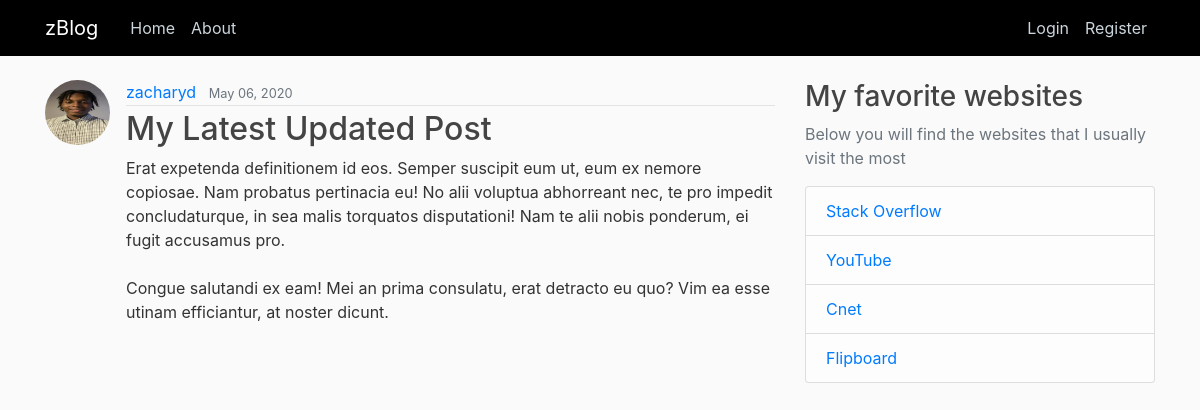
The page /home/post/30/ on the database its author committed.
### blog/models.py (models this page shows, shortened)
class Post(models.Model):
    title = models.CharField(max_length=100)
    content = models.TextField()
    date_posted = models.DateTimeField(default=timezone.now)
    author = models.ForeignKey(User, on_delete=models.CASCADE)

### users/models.py (models this page shows, shortened)
class Profile(models.Model):
    user = models.OneToOneField(User, on_delete=models.CASCADE)
    image = models.ImageField(default='default.jpg', upload_to='profile_pics')

### blog/views.py (the view)
# urls.py: path('post/<int:pk>/', PostDetailView.as_view(), name='post-detail'),
class PostDetailView(DetailView):
    model = Post

### blog/templates/blog/post_detail.html (shortened to what this page needs)
{% extends "blog/base.html" %}
{% block content %}
<article class="media content-section">
  <img class='rounded-circle article-img' src="{{ object.author.profile.image.url }}" alt="">
  <div class="media-body">
    <div class="article-metadata">
      <a class="mr-2" href="{% url 'user-posts' object.author.username %}">{{ object.author }}</a>
      <small class="text-muted">{{ object.date_posted|date:"F d, Y" }}</small>
    </div>
    <h2 class='article-title'>{{ object.title }}</h2>
    <p class="article-content">{{ object.content }}</p>
  </div>
</article>
{% endblock content %}

### blog/static/blog/main.css (style rules this page uses)
body { background: #fafafa; color: #333333; margin-top: 5rem; width: 100%; }
h1, h2, h3, h4, h5, h6 { color: #444444; }
.article-title { color: #444444; }
.article-content { white-space: pre-line; }
.article-img { height: 65px; width: 65px; margin-right: 16px; }
.article-metadata { padding-bottom: 1px; margin-bottom: 4px; border-bottom: 1px solid #e3e3e3 }

### rows shown on the page
Post: author.profile.image (picture), author "zacharyd", date_posted "May 06, 2020", title "My Latest Updated Post", content "Erat expetenda definitionem id eos. Semper suscipit eum ut, eum ex nemore copiosae. Nam probatus pertinacia eu! No alii voluptua abhorreant nec, te pro impedit concludaturque, in sea malis torquatos disputationi! Nam te alii nobis ponderum, ei fugit accusamus pro. Congue salutandi ex eam! Mei an prima consulatu, erat detracto eu quo? Vim ea esse utinam efficiantur, at noster dicunt."
